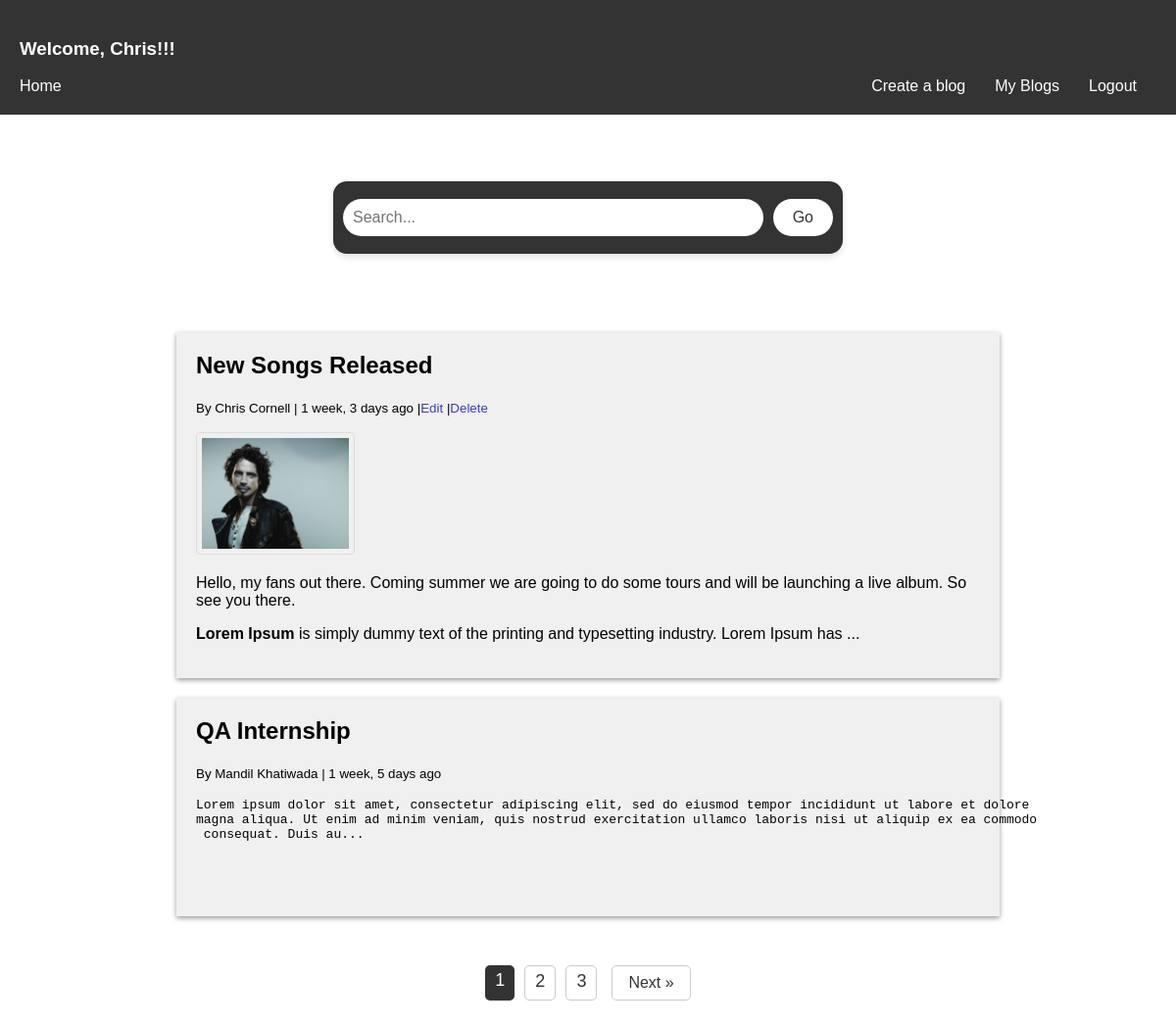
Page / (signed in) on the committed database.
### blogs/models.py (models this page shows, shortened)
class Post(models.Model):
    title = models.CharField(max_length=255)
    author  = models.ForeignKey(User, on_delete=models.CASCADE)
    featured_image = models.ImageField(null=True,blank=True)
    body = RichTextField(blank=True,null=True)
    created = models.DateTimeField(auto_now_add=True)
    id = models.UUIDField(default=uuid.uuid4,unique=True,primary_key=True,editable=False)
    class Meta:
        ordering = ['-created']

### blogs/views.py (the view)
# urls.py: 2. Add a URL to urlpatterns:  path('', views.home, name='home')
def home(request):
    search_query = ''
    if request.GET.get('search_query'):
        search_query = request.GET.get('search_query')
    posts = Post.objects.filter(
        Q(title__icontains=search_query) | Q(body__icontains=search_query)
    )
    page = request.GET.get('page')
    results = 2
    paginator = Paginator(posts,results)
    try:
        posts = paginator.page(page)
    except PageNotAnInteger:
        page = 1
        posts = paginator.page(page)
    except EmptyPage:
        page = paginator.num_pages
        posts = paginator.page(page)
    context={'posts':posts,'search_query':search_query,'paginator':paginator}
    return render(request,'blogs/home.html',context)

### blogs/templates/blogs/home.html (shortened to what this page needs)
{% extends 'base.html' %}
{% load static %}
{% block content %}
    <form  id="searchForm" class="search-container" action="{% url 'home' %}" method="get">
        <input type="text" value="{{search_query}}" name="search_query" placeholder="Search...">
        <button type="submit">Go</button>
    </form>
<section>
{% for post in posts %}
<a href="{% url 'detail-article' post.id %}">
<article class="blogs">
    <h2><a href="{% url 'detail-article' post.id %}">{{ post.title }}</a></h2>
    <small>By {{ post.author.first_name }} {{ post.author.last_name }} | {{ post.created|timesince }} ago
        {% if request.user.id == post.author.id %}
        |<a href="{% url 'update-article' post.id %}">Edit</a> |<a href="{% url 'delete-article' post.id %}">Delete</a>
        {% endif %}
    </small>
    {% if post.featured_image %}
    <p class="posts-image"><img class="images" src="{{ post.featured_image.url }}" alt="Blog post image"></p>
    {% endif %}
    <p>{{ post.body|slice:'0:250'|safe }}...</p>
</article>
</a>
{% endfor %}
</section>
{% include 'pagination.html' %}
{% endblock content %}

### templates/navbar.html
<header>
    {% if user.is_authenticated %}
    <h3>Welcome, {{request.user|capfirst}}!!!</h3>
    {% endif %}
    <a class="home-nav" style="color:white;font-size:16px;float:left;text-decoration:none;" href="{% url 'home' %}">Home</a></small>
    <nav>
        <ul>
            {% if user.is_authenticated %}
            <li><a href="{% url 'create-article' %}">Create a blog</a></li>
            <li><a href="{% url 'user-blogs' %}">My Blogs</a></li>
            <li><a href="{% url 'logout' %}">Logout</a></li>
            {% else %}
            <li><a href="{% url 'login' %}">Login/Sign Up</a>
            {% endif %}
        </ul>
    </nav>
</header>

### static/styles/main.css (style rules this page uses)
body { font-family: Arial, sans-serif; margin: 0; padding: 0; }
header { background-color: #333; color: #fff; padding: 20px; }
nav { display: flex; justify-content: right; align-items: center; }
nav ul { list-style: none; margin: 0; padding: 0; display: flex; }
nav li { margin-right: 10px; }
nav a { color: #fff; text-decoration: none; padding: 10px; border-radius: 5px; }
.search-container { display: flex; justify-content: center; align-items: center; margin: 50px auto; max-width: 500px; background-color: #333; border-radius: 14px; padding: 10px; box-shadow: 0 4px 6px rgba(0,0,0,0.1); }
.search-container input[type="text"] { flex: 1; border: none; font-size: 16px; padding: 10px; background-color: #fff; color: #333; outline: none; border-radius: 20px; }
.search-container button[type="submit"] { background-color: #fff; height:38px; color: #333; border: none; padding: 10px 20px; border-radius: 20px; margin: auto; margin-left: 10px; cursor: pointer; font-size: 16px; }
section { display: flex; flex-direction: column; align-items: center; justify-content: space-around; padding: 20px; }
.blogs { flex: 1; margin: 10px; max-width: 800px; width: 100%; padding: 20px; background-color: #f0f0f0; box-shadow: 0px 2px 5px #999; }
h2 { margin-top: 0; }
h2>a { text-decoration: none; color: black; }
button { background-color: #333; color: #fff; height: 31px; border-radius: 2px; }
a { text-decoration: none; color: rgb(59, 59, 188); }
.images { border: 1px solid #ddd; border-radius: 4px; padding: 5px; width: 150px; }
input[type=text], input[type=email], input[type=password] { width: 100%; padding: 12px; border: 1px solid #ccc; border-radius: 4px; margin: 8px 0; box-sizing: border-box; }

### rows in the picture
Post: title "New Songs Released", author.first_name "Chris", author.last_name "Cornell", created "1 week, 3 days", shows "Edit", featured_image (picture), body "Hello, my fans out there. Coming summer we are going to do some tours and will be launching a live album. So see you there. Lorem Ipsum is simply dummy text of the printing and typesetting industry. Lorem Ipsum has"
Post: title "QA Internship", author.first_name "Mandil", author.last_name "Khatiwada", created "1 week, 5 days", body "Lorem ipsum dolor sit amet, consectetur adipiscing elit, sed do eiusmod tempor incididunt ut labore et dolore magna aliqua. Ut enim ad minim veniam, quis nostrud exercitation ullamco laboris nisi ut aliquip ex ea commodo consequat. Duis au"

### other values in the picture
{{ request.user|capfirst }} "Chris"
{{ page }} "1"
{{ page }} "2" "3"
